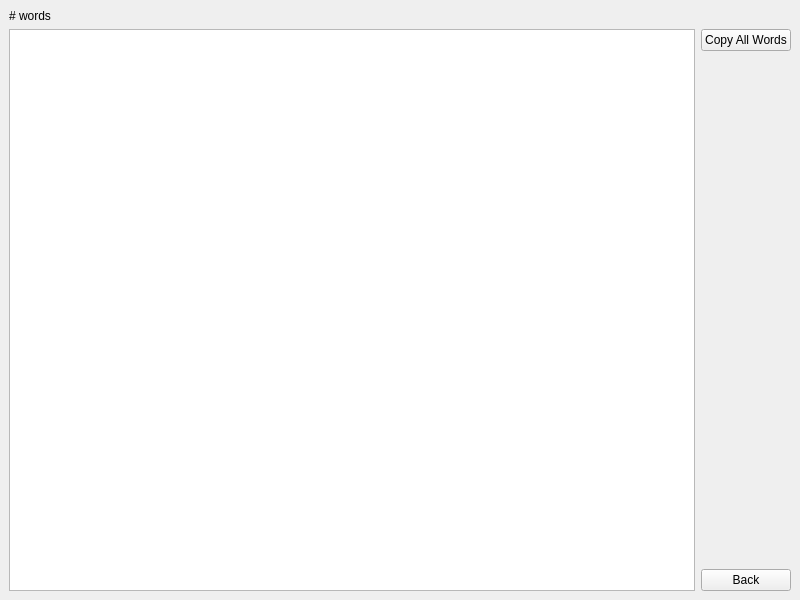
<?xml version="1.0" encoding="UTF-8"?>
<ui version="4.0">
 <class>winDisplayNewWords</class>
 <widget class="QMainWindow" name="winDisplayNewWords">
  <property name="geometry">
   <rect>
    <x>0</x>
    <y>0</y>
    <width>800</width>
    <height>600</height>
   </rect>
  </property>
  <property name="windowTitle">
   <string>Contained Words</string>
  </property>
  <widget class="QWidget" name="centralwidget">
   <layout class="QGridLayout" name="gridLayout">
    <item row="1" column="0">
     <widget class="QTextBrowser" name="txtNewWords">
      <property name="font">
       <font>
        <strikeout>false</strikeout>
        <stylestrategy>PreferAntialias</stylestrategy>
        <kerning>true</kerning>
       </font>
      </property>
      <property name="html">
       <string>&lt;!DOCTYPE HTML PUBLIC &quot;-//W3C//DTD HTML 4.0//EN&quot; &quot;http://www.w3.org/TR/REC-html40/strict.dtd&quot;&gt;
        &lt;html&gt;&lt;head&gt;&lt;meta name=&quot;qrichtext&quot; content=&quot;1&quot; /&gt;&lt;style type=&quot;text/css&quot;&gt;
        p, li { white-space: pre-wrap; }
        &lt;/style&gt;&lt;/head&gt;&lt;body style=&quot; font-family:'MS Shell Dlg 2'; font-size:8.1pt; font-weight:400;
        font-style:normal;&quot;&gt;
        &lt;p style=&quot;-qt-paragraph-type:empty; margin-top:0px; margin-bottom:0px; margin-left:0px;
        margin-right:0px; -qt-block-indent:0; text-indent:0px;&quot;&gt;&lt;br /&gt;&lt;/p&gt;&lt;/body&gt;&lt;/html&gt;
       </string>
      </property>
      <property name="acceptRichText">
       <bool>false</bool>
      </property>
     </widget>
    </item>
    <item row="1" column="1">
     <layout class="QVBoxLayout" name="verticalLayout">
      <item>
       <widget class="QPushButton" name="btnCopyAllWords">
        <property name="text">
         <string>Copy All Words</string>
        </property>
       </widget>
      </item>
      <item>
       <spacer name="verticalSpacer">
        <property name="orientation">
         <enum>Qt::Vertical</enum>
        </property>
        <property name="sizeHint" stdset="0">
         <size>
          <width>20</width>
          <height>40</height>
         </size>
        </property>
       </spacer>
      </item>
      <item>
       <widget class="QPushButton" name="btnBack">
        <property name="text">
         <string>Back</string>
        </property>
       </widget>
      </item>
     </layout>
    </item>
    <item row="0" column="0">
     <widget class="QLabel" name="lblNumWords">
      <property name="text">
       <string># words</string>
      </property>
     </widget>
    </item>
   </layout>
  </widget>
 </widget>
 <resources/>
 <connections/>
</ui>
